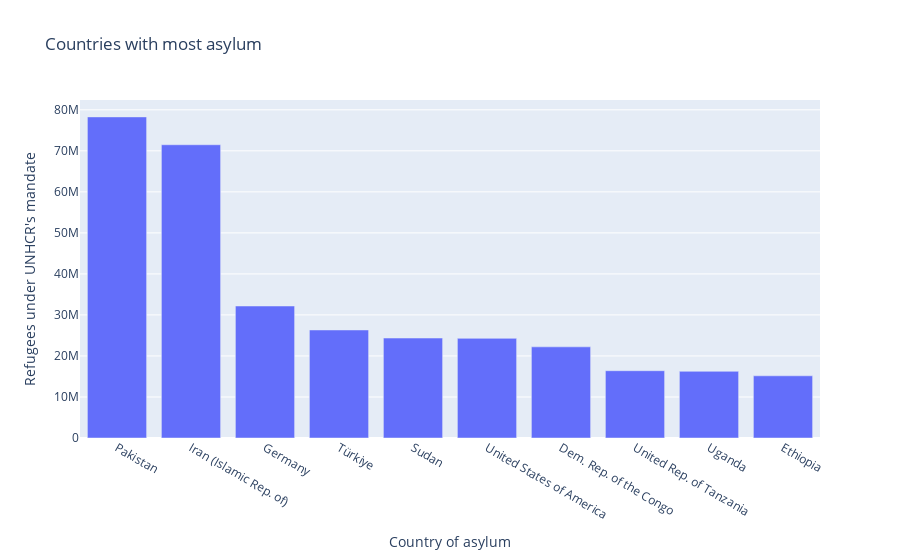

Notebook code cell kept with this figure:
### Code cell
df_refugeesto = dataset.groupby('Country of asylum')['Refugees under UNHCR\'s mandate'].sum().reset_index()
df_refugeesto = df_refugeesto.sort_values(by= 'Refugees under UNHCR\'s mandate', ascending=False)
fig = px.bar(df_refugeesto.head(10), x='Country of asylum', y='Refugees under UNHCR\'s mandate', title='Countries with most asylum')
fig.show()

### Figure 1 — Plotly figure (JSON) as saved in the notebook; plotly's stock layout.template omitted (floating-point values rounded to 4 significant figures)
{"data": [{"alignmentgroup": "True", "hovertemplate": "Country of asylum=%{x}<br>Refugees under UNHCR's mandate=%{y}<extra></extra>", "legendgroup": "", "marker": {"color": "#636efa", "pattern": {"shape": ""}}, "name": "", "offsetgroup": "", "orientation": "v", "showlegend": false, "textposition": "auto", "type": "bar", "x": ["Pakistan", "Iran (Islamic Rep. of)", "Germany", "Türkiye", "Sudan", "United States of America", "Dem. Rep. of the Congo", "United Rep. of Tanzania", "Uganda", "Ethiopia"], "xaxis": "x", "y": [78274450, 71481903, 32174193, 26333350, 24366490, 24286625, 22220718, 16404252, 16253893, 15161788], "yaxis": "y"}], "layout": {"barmode": "relative", "legend": {"tracegroupgap": 0}, "title": {"text": "Countries with most asylum"}, "xaxis": {"anchor": "y", "domain": [0, 1], "title": {"text": "Country of asylum"}}, "yaxis": {"anchor": "x", "domain": [0, 1], "title": {"text": "Refugees under UNHCR's mandate"}}}}
